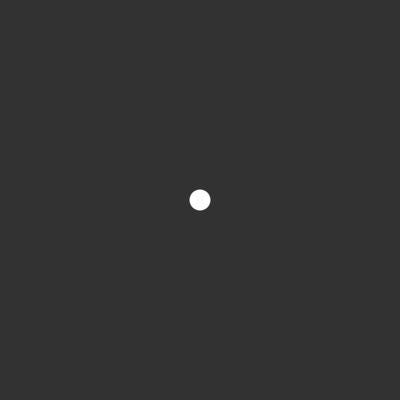
Frame 1 (no input)
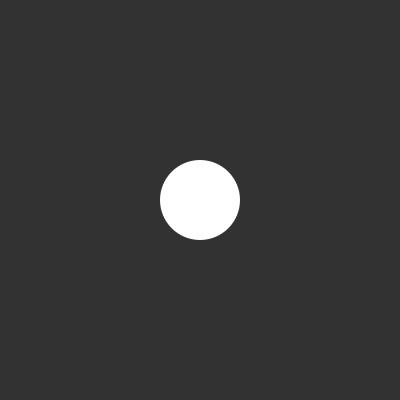
Frame 60 (the mouse pressed at the canvas centre just before this capture)
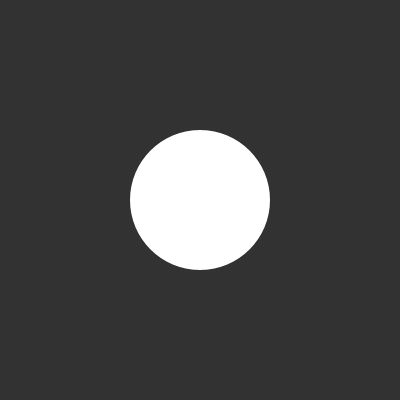
Frame 120 (the mouse held since frame 60 and released just before this capture)

The Processing sketch that drew these frames (run headless with seeded random() and noise(); from frame 60 on, the mouse is pressed at the canvas centre):

// Processing sketch: processing_42238
// ── processing_42238.pde

int d=0;

void setup(){
  size(400,400);
  noStroke();
  smooth();
  d=20;
}

void draw(){
 background(50);
 
 if(keyPressed){
   d--;
 }else{
   d++; 
 }
 ellipse(width/2,height/2,d,d);
}
